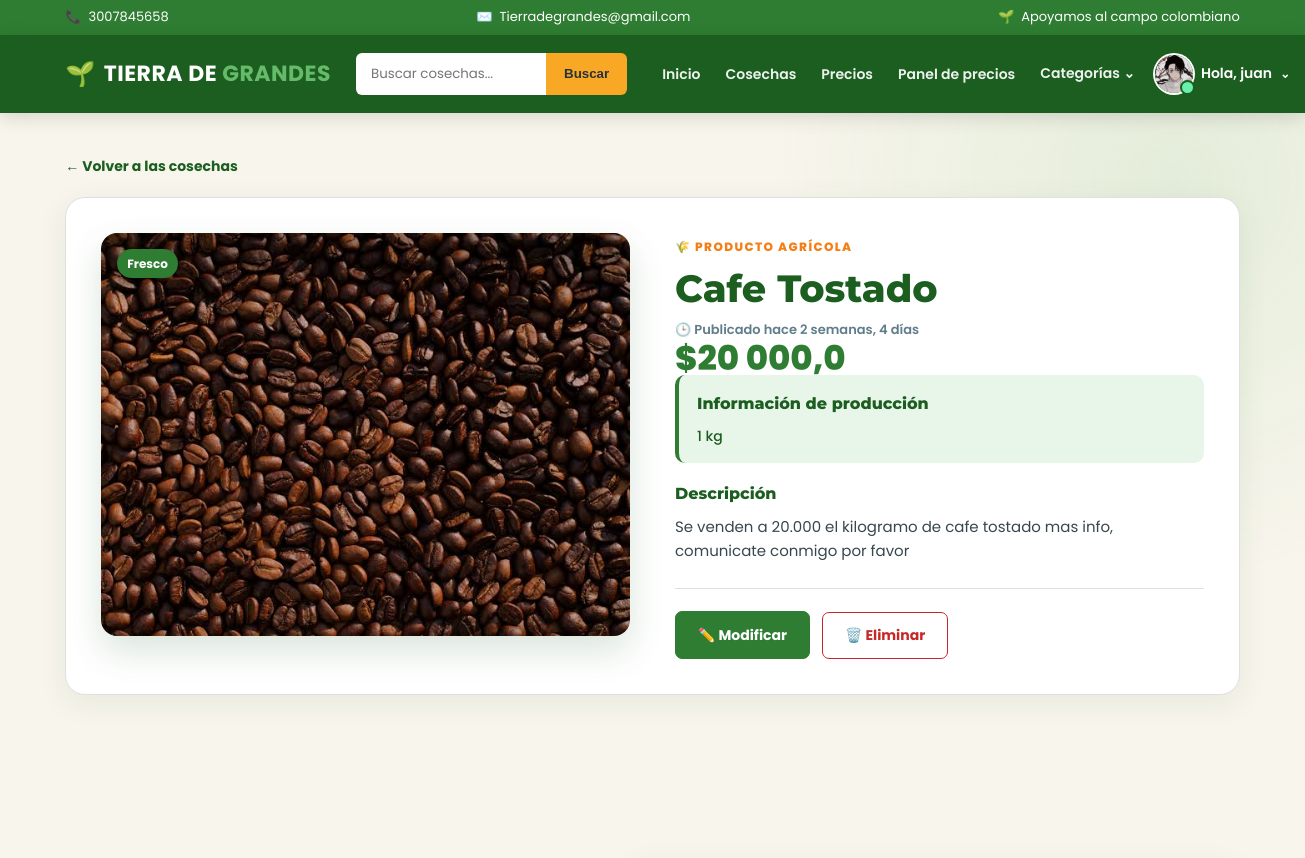
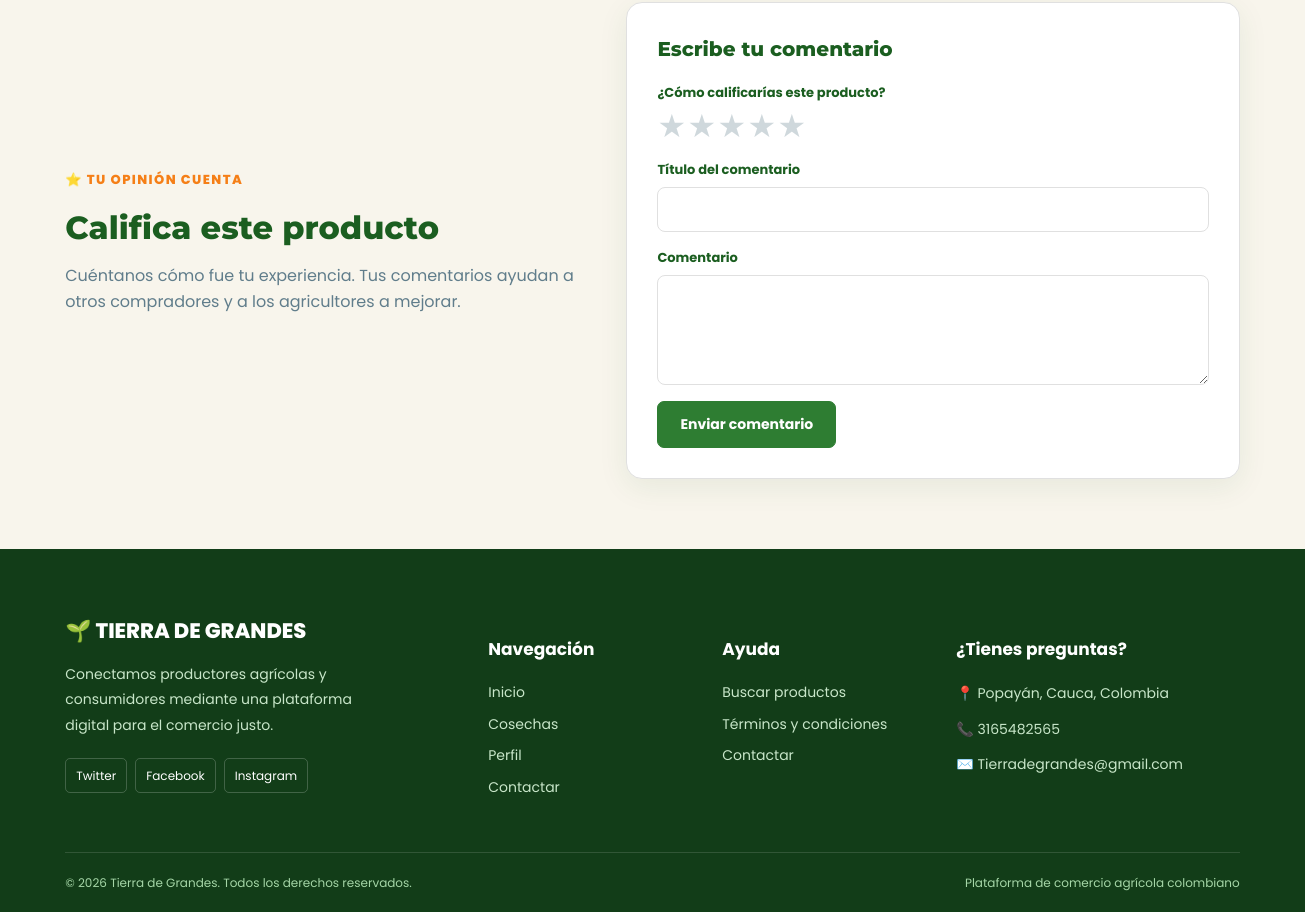
The app's page /verproducto_usuario/3/ (signed in) with its own data (2 pictures, top to bottom).
### cuentas/models.py (models this page shows, shortened)
class Cuentas (AbstractBaseUser):
    nombres = models.CharField(max_length=50)
    apellidos = models.CharField(max_length=50)
    nombreusuario = models.CharField(max_length=50, unique=True)
    email = models.CharField(max_length=100, unique=True)
    numero_telefono = models.CharField(max_length=50)
    date_joined = models.DateTimeField(auto_now_add=True)
    last_login = models.DateTimeField(auto_now_add=True)
    is_admin = models.BooleanField(default=False)
    is_staff = models.BooleanField(default=False)
    is_active = models.BooleanField(default=False)
    is_superadmin = models.BooleanField(default=False)
    USERNAME_FIELD = 'email'
    REQUIRED_FIELDS = ['nombreusuario', 'nombres', 'apellidos']
    objects = CuentaAdd()
    def full_nombre(self):
        return f'{self.nombres} {self.apellidos}'

class UserPerfil(models.Model):
    user = models.OneToOneField(Cuentas, on_delete=models.CASCADE)
    direccion_linea_1 = models.CharField(blank=True, max_length=100)
    direccion_linea_2 = models.CharField(blank=True, max_length=100)
    image_perfil = models.ImageField(upload_to='userperfil')
    ciudad = models.CharField(blank=True, max_length=20)
    departamento = models.CharField(blank=True, max_length=20)
    descripcion = models.TextField()
    instagram = models.URLField("Instagram", max_length=200, blank=True)
    tiktok = models.URLField("TikTok", max_length=200, blank=True)
    facebook = models.URLField("Facebook", max_length=200, blank=True)

### productos/models.py (models this page shows, shortened)
class Producto(models.Model):
    user = models.ForeignKey(Cuentas,on_delete=models.CASCADE, related_name='product')
    nombre = models.CharField(max_length=50)
    slug= AutoSlugField(populate_from='nombre')
    precio = models.FloatField()  # Field name made lowercase.
    Informacion_de_produccion = models.CharField(max_length=100)
    image = models.ImageField()  # Field name made lowercase.
    stock = models.IntegerField()
    timestamp = models.DateTimeField(default=timezone.now)
    descripcion = models.TextField()
    categoria = models.ForeignKey(Categoria,on_delete=models.CASCADE, related_name='productoscat')
    destacado=models.BooleanField(default=True)
    activo=models.BooleanField(default=True)
    fecha_creacion = models.DateTimeField(auto_now_add=True)
    modificacion_date = models.DateTimeField(auto_now=True)
    unidad_precio = models.CharField(max_length=10, choices=UNIDADES_PRECIO, default="kg")
    producto_sipsa = models.CharField(
        max_length=100, blank=True, choices=PRODUCTOS_SIPSA,
        help_text="Producto equivalente en el SIPSA, si tiene precio de referencia",
    )
    class Meta:
        ordering = ['-timestamp']
        verbose_name = 'Producto'
        verbose_name_plural = 'Productos'
        ordering = ['-id']

### productos/views.py (the view)
# urls.py: path('verproducto_usuario/<int:pk>/', views.verproducto_usuario, name='verproducto_usuario'),
def verproducto_usuario (request, pk):
    verproducto = Producto.objects.filter(pk=pk)
    context={
        'verproducto':verproducto,
    }
    return render(request, 'verproducts/verproductos_usuario.html', context)

### tiera_de_grandes/templates/verproducts/verproductos_usuario.html (shortened to what this page needs)
{% extends 'index.html' %}
{% load static %}
{% load humanize %}
{% block extra_css %}
    <link rel="stylesheet" href="{% static 'css/productos.css' %}">
    <link rel="stylesheet" href="{% static 'css/detalle_producto.css' %}">
{% endblock extra_css %}
{% block content %}
<main class="detail-page">
    <div class="container">
        <a href="{% url 'verproducto' %}" class="detail-back">← Volver a las cosechas</a>
        {% for producto in verproducto %}
        <article class="detail-card">
            <div class="detail-media">
                {% if producto.image %}
                    <a href="{{ producto.image.url }}" target="_blank" rel="noopener" title="Ver imagen completa">
                        <img src="{{ producto.image.url }}"
                             alt="{{ producto.nombre }}"
                             class="detail-image">
                    </a>
                {% else %}
                    <img src="{% static 'images/image_5.jpg' %}"
                         alt="Imagen no disponible"
                         class="detail-image">
                {% endif %}
                <span class="product-label">Fresco</span>
            </div>
            <div class="detail-info">
                <span class="detail-tag">🌾 PRODUCTO AGRÍCOLA</span>
                <h1>{{ producto.nombre }}</h1>
                <time class="detail-date" datetime="{{ producto.timestamp|date:'c' }}">
                    🕒 Publicado {{ producto.timestamp|naturaltime }}
                </time>
                <p class="detail-price">${{ producto.precio|intcomma }}</p>
                {% if producto.Informacion_de_produccion %}
                    <div class="detail-production">
                        <h2>Información de producción</h2>
                        <p>{{ producto.Informacion_de_produccion|linebreaksbr }}</p>
                    </div>
                {% endif %}
                {% if producto.descripcion %}
                    <div class="detail-description">
                        <h2>Descripción</h2>
                        <p>{{ producto.descripcion|linebreaksbr }}</p>
                    </div>
                {% endif %}
                {% if request.user.is_authenticated %}
                    <div class="detail-actions">
                        <a href="{% url 'modificar_producto' producto.pk %}" class="btn-detail-primary">
                            ✏️ Modificar
                        </a>
                        <form action="{% url 'eliminar_producto' producto.pk %}"
                              method="post"
                              onsubmit="return confirm('¿Seguro que quieres eliminar este producto?');">
                            <button type="submit" class="btn-detail-danger">🗑️ Eliminar</button>
                        </form>
                    </div>
                {% endif %}
            </div>
        </article>
        {% endfor %}
    </div>
</main>
<section class="review-section">
    <div class="container">
        <div class="review-grid">
            <div class="review-intro">
                <span class="section-tag">⭐ Tu opinión cuenta</span>
                <h2>Califica este producto</h2>
                <p>Cuéntanos cómo fue tu experiencia. Tus comentarios ayudan a otros compradores y a los agricultores a mejorar.</p>
            </div>
            <div class="review-card">
                {% if request.user.is_authenticated %}
                    <form action="" method="post" class="review-form">
                        <h3>Escribe tu comentario</h3>
                        <fieldset class="review-rating">
                            <legend>¿Cómo calificarías este producto?</legend>
                            <div class="rate">
                                <input type="radio" name="calificacion" value="5"   id="calificacion10"><label for="calificacion10" title="5"></label>
                                <input type="radio" name="calificacion" value="4.5" id="calificacion9"><label for="calificacion9" title="4.5" class="half"></label>
                                <input type="radio" name="calificacion" value="4"   id="calificacion8"><label for="calificacion8" title="4"></label>
                                <input type="radio" name="calificacion" value="3.5" id="calificacion7"><label for="calificacion7" title="3.5" class="half"></label>
                                <input type="radio" name="calificacion" value="3"   id="calificacion6"><label for="calificacion6" title="3"></label>
                                <input type="radio" name="calificacion" value="2.5" id="calificacion5"><label for="calificacion5" title="2.5" class="half"></label>
                                <input type="radio" name="calificacion" value="2"   id="calificacion4"><label for="calificacion4" title="2"></label>
                                <input type="radio" name="calificacion" value="1.5" id="calificacion3"><label for="calificacion3" title="1.5" class="half"></label>
                                <input type="radio" name="calificacion" value="1"   id="calificacion2"><label for="calificacion2" title="1"></label>
                                <input type="radio" name="calificacion" value="0.5" id="calificacion1"><label for="calificacion1" title="0.5" class="half"></label>
                            </div>
                        </fieldset>
                        <div class="review-field">
                            <label for="tema">Título del comentario</label>
                            <input type="text" id="tema" name="tema" maxlength="100">
                        </div>
                        <div class="review-field">
                            <label for="comentario">Comentario</label>
                            <textarea id="comentario" name="comentario" rows="4"></textarea>
                        </div>
                        <button type="submit" class="btn-detail-primary">Enviar comentario</button>
                    </form>
                {% else %}
                    <div class="review-login">
                        <span aria-hidden="true">🔒</span>
                        <p>Inicia sesión para calificar este producto.</p>
                        <a href="{% url 'login' %}" class="btn-detail-primary">Iniciar sesión</a>
                    </div>
                {% endif %}
            </div>
        </div>
    </div>
</section>
{% endblock content %}

### tiera_de_grandes/templates/index.html (shortened to what this page needs)
<!DOCTYPE html>
{% load humanize %}
{% load static %}
<html lang="es">
<head>
    <link rel="stylesheet" href="{% static 'css/index.css' %}">
    <link rel="stylesheet" href="{% static 'css/base_extra.css' %}">
    <link rel="stylesheet" href="{% static 'css/login_tdg.css' %}">
    {% block extra_css %}
    {% endblock extra_css %}
</head>
<body>
    <div class="top-bar">
        <div class="container">
            <div class="top-bar-content">
                <div class="top-item">
                    <span aria-hidden="true">📞</span>
                    <span>3007845658</span>
                </div>
                <div class="top-item">
                    <span aria-hidden="true">✉️</span>
                    <span>Tierradegrandes@gmail.com</span>
                </div>
                <div class="top-item top-message">
                    <span aria-hidden="true">🌱</span>
                    <span>Apoyamos al campo colombiano</span>
                </div>
            </div>
        </div>
    </div>
    <nav class="main-navbar" aria-label="Navegación principal">
        <div class="container">
            <div class="navbar-content">
                <a href="{% url 'inicio' %}" class="brand">
                    <span class="brand-icon" aria-hidden="true">🌱</span>
                    <span>TIERRA DE <strong>GRANDES</strong></span>
                </a>
                <form class="search-form" action="{% url 'buscador' %}" method="get" role="search">
                    <input type="search" name="keyword" placeholder="Buscar cosechas..." aria-label="Buscar productos">
                    <button type="submit">Buscar</button>
                </form>
                <div class="nav-menu">
                    <a href="{% url 'inicio' %}" class="nav-link">Inicio</a>
                    <a href="{% url 'verproducto' %}" class="nav-link">Cosechas</a>
                    <a href="{% url 'inteligencia_artificial:precios_referencia' %}" class="nav-link">Precios</a>
                    <a href="{% url 'inteligencia_artificial:panel_precios' %}" class="nav-link">Panel de precios</a>
                    <div class="nav-dropdown" data-dropdown>
                        <button class="nav-link dropdown-button"
                                type="button"
                                data-dropdown-toggle
                                aria-haspopup="true"
                                aria-expanded="false"
                                aria-controls="categoriasMenu">
                            Categorías <span aria-hidden="true">⌄</span>
                        </button>
                    </div>
                    {% if request.user.is_authenticated %}
                        {% with u=request.user %}
                        <div class="nav-dropdown" data-dropdown>
                            <button class="user-button"
                                    type="button"
                                    data-dropdown-toggle
                                    aria-haspopup="true"
                                    aria-expanded="false"
                                    aria-controls="userMenu">
                                <span class="user-avatar" aria-hidden="true">
                                    <span class="user-initial">{{ u.nombres|default:u.nombreusuario|default:"U"|slice:":1"|upper }}</span>
                                    {% if u.userperfil.image_perfil %}
                                        <img src="{{ u.userperfil.image_perfil.url }}"
                                             alt=""
                                             class="user-photo"
                                             onerror="this.remove()">
                                    {% endif %}
                                </span>
                                <span class="user-name">Hola, {{ u.nombres|default:u.nombreusuario|truncatechars:14 }}</span>
                                <span class="dropdown-caret" aria-hidden="true">⌄</span>
                            </button>
                        </div>
                        {% endwith %}
                    {% else %}
                        <a href="{% url 'login' %}" class="nav-link">Iniciar Sesión</a>
                        <a href="{% url 'registrar' %}" class="register-button">Regístrate</a>
                    {% endif %}
                </div>
            </div>
        </div>
    </nav>
    {% block content %}{% endblock content %}
    <footer class="footer">
        <div class="container">
            <div class="footer-grid">
                <div class="footer-column">
                    <a href="{% url 'inicio' %}" class="footer-brand">🌱 TIERRA DE GRANDES</a>
                    <p>
                        Conectamos productores agrícolas y
                        consumidores mediante una plataforma
                        digital para el comercio justo.
                    </p>
                    <div class="social-links">
                        <a href="https://twitter.com/?lang=es" target="_blank" rel="noopener noreferrer">Twitter</a>
                        <a href="https://www.facebook.com/profile.php?id=100084250750943" target="_blank" rel="noopener noreferrer">Facebook</a>
                        <a href="https://www.instagram.com/" target="_blank" rel="noopener noreferrer">Instagram</a>
                    </div>
                </div>
                <div class="footer-column">
                    <h4>Navegación</h4>
                    <a href="{% url 'inicio' %}">Inicio</a>
                    <a href="{% url 'verproducto' %}">Cosechas</a>
                    {% if request.user.is_authenticated %}
                        <a href="{% url 'perfil' %}">Perfil</a>
                    {% endif %}
                    <a href="{% url 'contactar' %}">Contactar</a>
                </div>
                <div class="footer-column">
                    <h4>Ayuda</h4>
                    <a href="{% url 'verproducto' %}">Buscar productos</a>
                    <a href="#">Términos y condiciones</a>
                    <a href="{% url 'contactar' %}">Contactar</a>
                </div>
                <div class="footer-column">
                    <h4>¿Tienes preguntas?</h4>
                    <p>📍 Popayán, Cauca, Colombia</p>
                    <p>📞 3165482565</p>
                    <p>✉️ Tierradegrandes@gmail.com</p>
                </div>
            </div>
            <div class="footer-bottom">
                <p>© {% now "Y" %} Tierra de Grandes. Todos los derechos reservados.</p>
                <p>Plataforma de comercio agrícola colombiano</p>
            </div>
        </div>
    </footer>
</body>
</html>

### records on screen
Cuentas: userperfil.image_perfil (picture), nombres "juan"
Producto: image (picture), nombre "Cafe Tostado", timestamp "hace 2 semanas, 4 días", precio "20 000,0", Informacion_de_produccion "1 kg", descripcion "Se venden a 20.000 el kilogramo de cafe tostado mas info, comunicate conmigo por favor"
